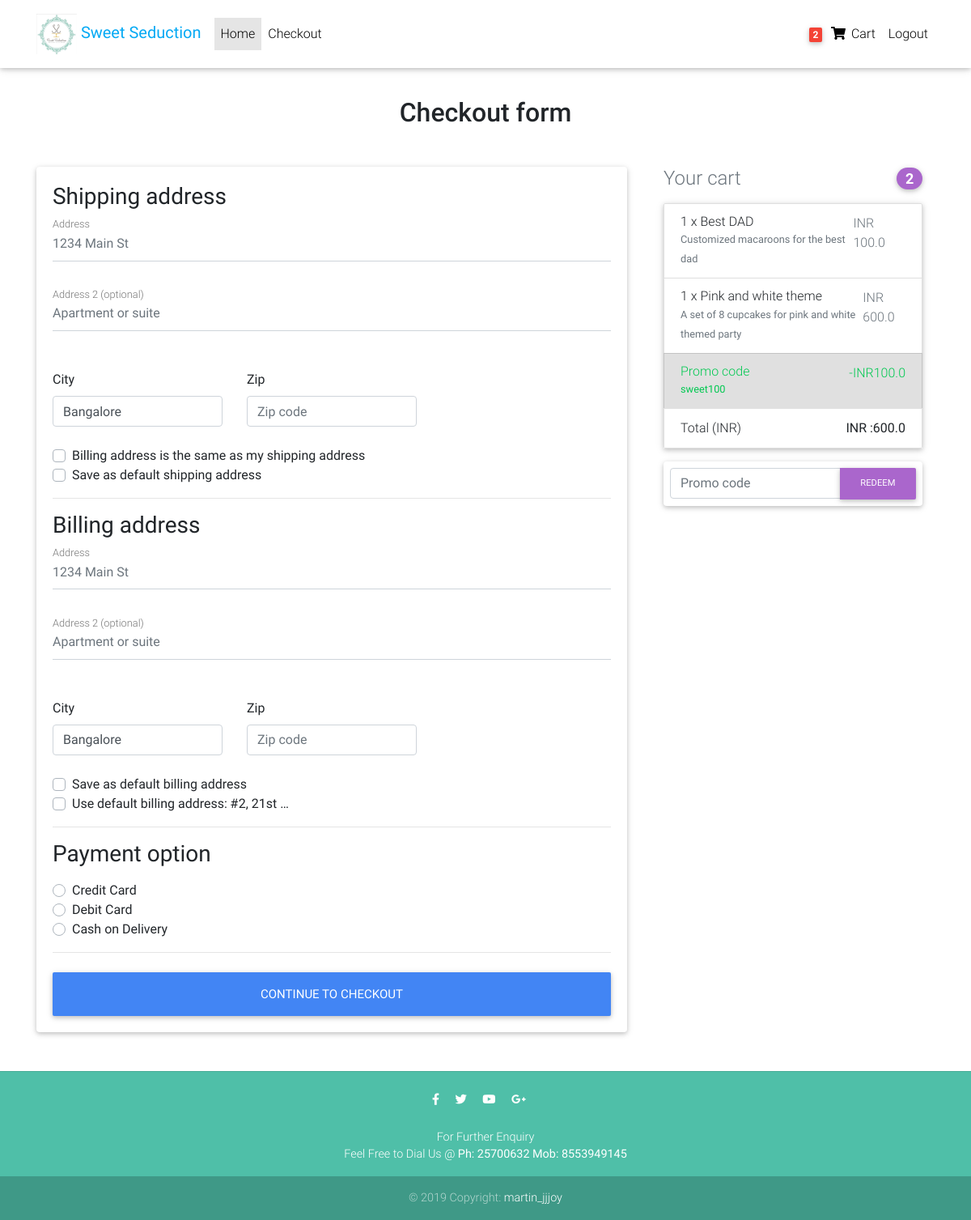
Screenshot of /checkout/ (signed in) with the database file from the repository.
### core/models.py (models this page shows, shortened)
class Order(models.Model):
    user = models.ForeignKey(settings.AUTH_USER_MODEL,
                             on_delete=models.CASCADE)
    ref_code = models.CharField(max_length=20, blank=True, null=True)
    items = models.ManyToManyField(OrderItem)
    start_date = models.DateTimeField(auto_now_add=True)
    ordered_date = models.DateTimeField()
    ordered = models.BooleanField(default=False)
    shipping_address = models.ForeignKey(
        'Address', related_name='shipping_address', on_delete=models.SET_NULL, blank=True, null=True)
    billing_address = models.ForeignKey(
        'Address', related_name='billing_address', on_delete=models.SET_NULL, blank=True, null=True)
    payment = models.ForeignKey(
        'Payment', on_delete=models.SET_NULL, blank=True, null=True)
    coupon = models.ForeignKey(
        'Coupon', on_delete=models.SET_NULL, blank=True, null=True)
    being_delivered = models.BooleanField(default=False)
    received = models.BooleanField(default=False)
    refund_requested = models.BooleanField(default=False)
    refund_granted = models.BooleanField(default=False)
    '''
    1. Item added to cart
    2. Adding a billing address
    (Failed checkout)
    3. Payment
    (Preprocessing, processing, packaging etc.)
    4. Being delivered
    5. Received
    6. Refunds
    '''
    def get_total(self):
        total = 0
        for order_item in self.items.all():
            total += order_item.get_final_price()
        if self.coupon:
            total -= self.coupon.amount
        return total

class Address(models.Model):
    user = models.ForeignKey(settings.AUTH_USER_MODEL,
                             on_delete=models.CASCADE)
    street_address = models.CharField(max_length=100)
    apartment_address = models.CharField(max_length=100)
    country = models.CharField(max_length=100)
    zip = models.CharField(max_length=100)
    address_type = models.CharField(max_length=1, choices=ADDRESS_CHOICES)
    default = models.BooleanField(default=False)
    class Meta:
        verbose_name_plural = 'Addresses'

class OrderItem(models.Model):
    user = models.ForeignKey(settings.AUTH_USER_MODEL,
                             on_delete=models.CASCADE)
    ordered = models.BooleanField(default=False)
    item = models.ForeignKey(Item, on_delete=models.CASCADE)
    quantity = models.IntegerField(default=1)
    def get_total_discount_item_price(self):
        return self.quantity * self.item.discount_price
    def get_final_price(self):
        if self.item.discount_price:
            return self.get_total_discount_item_price()
        return self.get_total_item_price()

class Item(models.Model):
    title = models.CharField(max_length=100)
    price = models.FloatField()
    discount_price = models.FloatField(blank=True, null=True)
    category = models.CharField(choices=CATEGORY_CHOICES, max_length=2)
    label = models.CharField(choices=LABEL_CHOICES, max_length=1)
    slug = models.SlugField()
    description = models.TextField()
    image = models.ImageField()

class Coupon(models.Model):
    code = models.CharField(max_length=15)
    amount = models.FloatField()

### core/views.py (the view, shortened to what this page needs)
# urls.py: path('checkout/', CheckoutView.as_view(), name='checkout'),
class CheckoutView(View):
    def get(self, *args, **kwargs):
        try:
            order = Order.objects.get(user=self.request.user, ordered=False)
            form = CheckoutForm()
            context = {
                'form': form,
                'couponform': CouponForm(),
                'order': order,
                'DISPLAY_COUPON_FORM': True
            }
            shipping_address_qs = Address.objects.filter(
                user=self.request.user,
                address_type='S',
                default=True
            )
            if shipping_address_qs.exists():
                context.update(
                    {'default_shipping_address': shipping_address_qs[0]})
            billing_address_qs = Address.objects.filter(
                user=self.request.user,
                address_type='B',
                default=True
            )
            if billing_address_qs.exists():
                context.update(
                    {'default_billing_address': billing_address_qs[0]})
            return render(self.request, "checkout.html", context)
        except ObjectDoesNotExist:
            messages.info(self.request, "You do not have an active order")
            return redirect("core:checkout")

### core/forms.py
class CheckoutForm(forms.Form):
    shipping_address = forms.CharField(required=False)
    shipping_address2 = forms.CharField(required=False)
    shipping_country = forms.CharField(required=False)
    shipping_zip = forms.CharField(required=False)
    billing_address = forms.CharField(required=False)
    billing_address2 = forms.CharField(required=False)
    billing_country = forms.CharField(required=False)
    billing_zip = forms.CharField(required=False)
    same_billing_address = forms.BooleanField(required=False)
    set_default_shipping = forms.BooleanField(required=False)
    use_default_shipping = forms.BooleanField(required=False)
    set_default_billing = forms.BooleanField(required=False)
    use_default_billing = forms.BooleanField(required=False)
    payment_option = forms.ChoiceField(
        widget=forms.RadioSelect, choices=PAYMENT_CHOICES)

class CouponForm(forms.Form):
    code = forms.CharField(widget=forms.TextInput(attrs={
        'class': 'form-control',
        'placeholder': 'Promo code',
        'aria-label': 'Recipient\'s username',
        'aria-describedby': 'basic-addon2'
    }))

### core/templatetags/cart_template_tags.py (called while the page is built)
@register.filter
def cart_item_count(user):
    if user.is_authenticated:
        qs = Order.objects.filter(user=user, ordered=False)
        if qs.exists():
            return qs[0].items.count()
    return 0

### templates/checkout.html (shortened to what this page needs)
{% extends "base.html" %}
{% load crispy_forms_tags %}
{% block content %}
  <main >
    <div class="container wow fadeIn">
      <h2 class="my-5 h2 text-center">Checkout form</h2>
      <div class="row">
        <div class="col-md-8 mb-4">
          <div class="card">
            <form method="POST" class="card-body">
              <h3>Shipping address</h3>
              <div class='hideable_shipping_form'>
                <div class="md-form mb-5">
                  <input type='text' placeholder='1234 Main St' id='shipping_address' name='shipping_address' class='form-control' />
                  <label for="shipping_address" class="">Address</label>
                </div>
                <div class="md-form mb-5">
                  <input type='text' placeholder='Apartment or suite' id='shipping_address2' name='shipping_address2' class='form-control' />
                  <label for="shipping_address2" class="">Address 2 (optional)</label>
                </div>
                <div class="row">
                  <div class="col-lg-4 col-md-12 mb-4">
                    <label for="country">City</label>
                    <input type='text' placeholder='Bangalore'id='shipping_country' name='shipping_country' value ="Bangalore" class='form-control' />
                  </div>
                  <div class="col-lg-4 col-md-6 mb-4">
                    <label for="shipping_zip">Zip</label>
                    <input type='text' placeholder='Zip code' id='shipping_zip' name='shipping_zip' class='form-control' />
                  </div>
                </div>
                <div class="custom-control custom-checkbox">
                  <label class="custom-control-label" for="same_billing_address">Billing address is the same as my shipping address</label>
                </div>
                <div class="custom-control custom-checkbox">
                  <label class="custom-control-label" for="set_default_shipping">Save as default shipping address</label>
                </div>
              </div>
              <hr>
              <h3>Billing address</h3>
              <div class='hideable_billing_form'>
                <div class="md-form mb-5">
                  <input type='text' placeholder='1234 Main St' id='billing_address' name='billing_address' class='form-control' />
                  <label for="billing_address" class="">Address</label>
                </div>
                <div class="md-form mb-5">
                  <input type='text' placeholder='Apartment or suite' id='billing_address2' name='billing_address2' class='form-control' />
                  <label for="billing_address2" class="">Address 2 (optional)</label>
                </div>
                <div class="row">
                  <div class="col-lg-4 col-md-12 mb-4">
                    <label for="country">City</label>
                    <input type='text' placeholder='Bangalore' id='billing_address2' name='billing_address2' value ="Bangalore" class='form-control' />
                  </div>
                  <div class="col-lg-4 col-md-6 mb-4">
                    <label for="billing_zip">Zip</label>
                    <input type='text' placeholder='Zip code' id='billing_zip' name='billing_zip' class='form-control' />
                  </div>
                </div>
                <div class="custom-control custom-checkbox">
                  <label class="custom-control-label" for="set_default_billing">Save as default billing address</label>
                </div>
              </div>
              {% if default_billing_address %}
              <div class="custom-control custom-checkbox">
                <label class="custom-control-label" for="use_default_billing">Use default billing address: {{ default_billing_address.street_address|truncatechars:10 }}</label>
              </div>
              {% endif %}
              <hr>
              <h3>Payment option</h3>
              <div class="d-block my-3">
                {% for value, name in form.fields.payment_option.choices %}
                <div class="custom-control custom-radio">
                  <label class="custom-control-label" for="{{ name }}">{{ name }}</label>
                </div>
                {% endfor %}
                <div class="custom-control custom-radio">
                <label class="custom-control-label " >Cash on Delivery</label>
                </div>
              </div>
              <hr class="mb-4">
              <button class="btn btn-primary btn-lg btn-block" type="submit">Continue to checkout</button>
            </form>
          </div>
        </div>
        <div class="col-md-4 mb-4">
          {% include "order_snippet.html" %}
        </div>
      </div>
    </div>
  </main>
{% endblock content %}

### templates/navbar.html (shortened to what this page needs)
{% load static %}
{% load cart_template_tags %}
<nav class="navbar fixed-top navbar-expand-lg navbar-light white scrolling-navbar">
    <div class="container">
      <a class="navbar-brand waves-effect" href="/">
        <img src="{%static 'img/logo.png' %}" alt="logo" style="width: 50px; height: 50px">
        <strong class="light-blue-text">Sweet Seduction</strong>
      </a>
      <div class="collapse navbar-collapse" id="navbarSupportedContent">
        <ul class="navbar-nav mr-auto">
           <li class="nav-item active">
            <a class="nav-link waves-effect" href="/">Home
            </a>
          </li>
          <li class="nav-item">
            <a class="nav-link waves-effect" href="/checkout">
            Checkout</a>
          </li>
        </ul>
        <ul class="navbar-nav nav-flex-icons">
          {% if request.user.is_authenticated %}
          <li class="nav-item">
            <a href="{% url 'core:order-summary' %}" class="nav-link waves-effect">
              <span class="badge red z-depth-1 mr-1"> {{ request.user|cart_item_count }} </span>
              <i class="fas fa-shopping-cart"></i>
              <span class="clearfix d-none d-sm-inline-block"> Cart </span>
            </a>
          </li>
          <li class="nav-item">
            <a class="nav-link waves-effect" href="{% url 'account_logout' %}">
              <span class="clearfix d-none d-sm-inline-block"> Logout </span>
            </a>
          </li>
          {% endif %}
        </ul>
      </div>
    </div>
  </nav>

### templates/order_snippet.html (shortened to what this page needs)
<div class="col-md-12 mb-4">
    <h4 class="d-flex justify-content-between align-items-center mb-3">
    <span class="text-muted">Your cart</span>
    <span class="badge badge-secondary badge-pill">{{ order.items.count }}</span>
    </h4>
    <ul class="list-group mb-3 z-depth-1">
    {% for order_item in order.items.all %}
    <li class="list-group-item d-flex justify-content-between lh-condensed">
        <div>
        <h6 class="my-0">{{ order_item.quantity }} x {{ order_item.item.title}}</h6>
        <small class="text-muted">{{ order_item.item.description}}</small>
        </div>
        <span class="text-muted">INR {{ order_item.get_final_price }}</span>
    </li>
    {% endfor %}
    {% if order.coupon %}
    <li class="list-group-item d-flex justify-content-between bg-light">
        <div class="text-success">
        <h6 class="my-0">Promo code</h6>
        <small>{{ order.coupon.code }}</small>
        </div>
        <span class="text-success">-INR{{ order.coupon.amount }}</span>
    </li>
    {% endif %}
    <li class="list-group-item d-flex justify-content-between">
        <span>Total (INR)</span>
        <strong>INR :{{ order.get_total }}</strong>
    </li>
    </ul>
    {% if DISPLAY_COUPON_FORM %}
    <form class="card p-2" action="{% url 'core:add-coupon' %}" method="POST">
        <div class="input-group">
            {{ couponform.code }}
            <div class="input-group-append">
            <button class="btn btn-secondary btn-md waves-effect m-0" type="submit">Redeem</button>
            </div>
        </div>
    </form>
    {% endif %}
</div>

### templates/base.html (style rules this page uses)
html, body, header, .carousel { height: 60vh; }

### rows the page displays
Address: street_address "#2, 21st …"
Order: items.count "2", coupon.code "sweet100", coupon.amount "100.0", get_total "600.0"
OrderItem: quantity "1", item "Best DAD", item.description "Customized macaroons for the best dad", get_final_price "100.0"
OrderItem: quantity "1", item "Pink and white theme", item.description "A set of 8 cupcakes for pink and white themed party", get_final_price "600.0"

### other values shown
{{ request.user|cart_item_count }} "2"
{{ name }} "Credit Card" "Debit Card"
